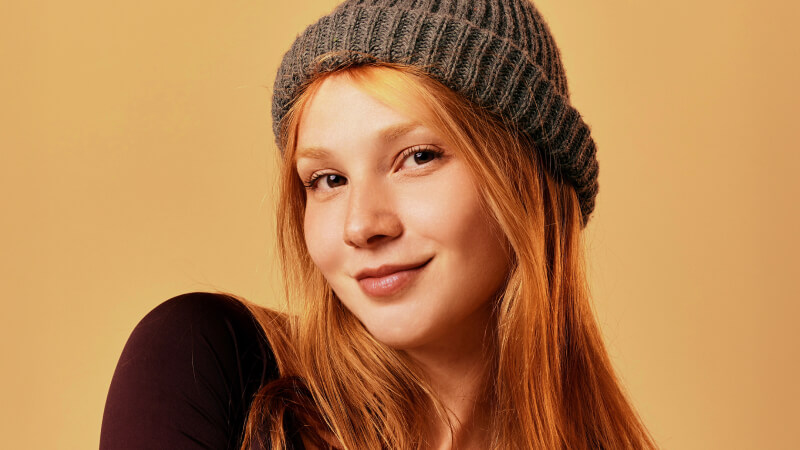
#> input picture assets/input.png, 800 x 450 px
$ python 07_histogram.py
#> lines starting #> are read from the running program, lines starting #| are printed output that depends on the picture; after the words box and inside, x2 and y2 are one past the last pixel; in counts of white or black regions, pixels touching at a corner belong together
# Concept: Image Histograms and Brightness Adjustment
# A histogram counts how many pixels exist at each brightness level (0 to 255).
# A peak on the left means the image is dark; a peak on the right means bright.
# This demo shows the original image alongside its histogram.
# A trackbar lets you shift brightness and watch the histogram move in real time.

import cv2
import numpy as np
from constants import input_img

# Load the source image
img = cv2.imread(input_img)
#> img is the input picture: shape (450, 800, 3); mean B, G, R 80.2, 129.5, 181.4

# Fixed display height for the histogram panel
HIST_H = img.shape[0]   # Match the source image height
#> HIST_H = 450
HIST_W = 256            # One pixel column per brightness level (0-255)

def compute_histogram_image(gray):
    """
    Compute a grayscale histogram and return it as a BGR image of size (HIST_H x HIST_W).
    Each column x corresponds to brightness level x; the height of the column shows the count.
    """
    # cv2.calcHist returns a 256-element array of pixel counts for each brightness level
    hist = cv2.calcHist([gray], [0], None, [256], [0, 256])

    # Normalize so the tallest bar fills exactly HIST_H pixels
    cv2.normalize(hist, hist, 0, HIST_H, cv2.NORM_MINMAX)

    # Create a black canvas to draw the histogram bars on
    hist_img = np.zeros((HIST_H, HIST_W, 3), dtype=np.uint8)

    for x in range(256):
        bar_height = int(hist[x, 0])   # Height of this bar in pixels
        # Draw a white vertical line from the bottom up to bar_height
        cv2.line(hist_img,
                 (x, HIST_H),            # Bottom of bar
                 (x, HIST_H - bar_height),  # Top of bar
                 (200, 200, 200), 1)

    return hist_img

# Set up the display window with a trackbar
window_name = "Image | Histogram  (trackbar adjusts brightness)"
cv2.namedWindow(window_name)

# Trackbar value 100 = no change (neutral); range 0-200 maps to -100 to +100 brightness shift
cv2.createTrackbar("Brightness (+/-100)", window_name, 100, 200, lambda x: None)

while True:
    # Read the trackbar position and convert to a signed offset (-100 to +100)
    raw = cv2.getTrackbarPos("Brightness (+/-100)", window_name)
    offset = raw - 100   # 0-200 becomes -100 to +100

    # Add the offset to every pixel, clamping to valid range [0, 255]
    adjusted = cv2.add(img, offset)   # add() clips automatically

    # Convert the brightness-adjusted image to grayscale for the histogram
    gray_adjusted = cv2.cvtColor(adjusted, cv2.COLOR_BGR2GRAY)
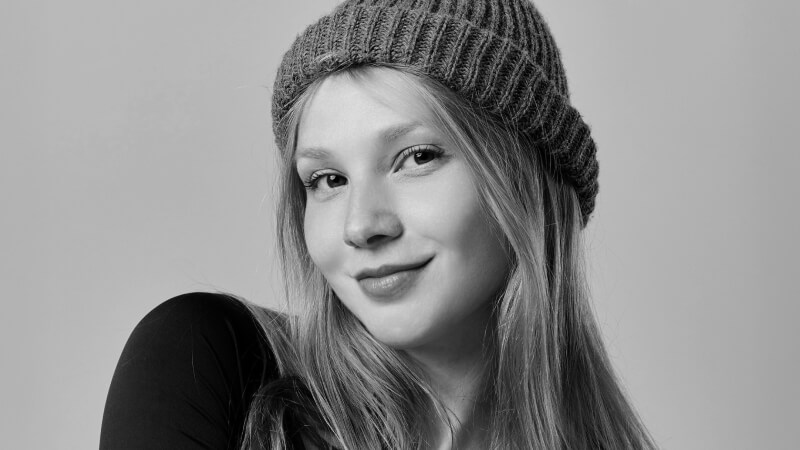
#> gray_adjusted: shape (450, 800); min 0, max 222, mean 139.4

    # Build the histogram image
    hist_img = compute_histogram_image(gray_adjusted)
#> in compute_histogram_image, `hist = cv2.calcHist([gray], [0], None, [256], [0, 256])`: hist = 256 values, max 22644 at index 184, min 0 at index 223, mean 1406.2
#> the loop in compute_histogram_image, `for x in range(256):` made 256 passes
#> bar_height on passes 1 to 3: 11, 20, 17
#> after the loop in compute_histogram_image, `for x in range(256):`:
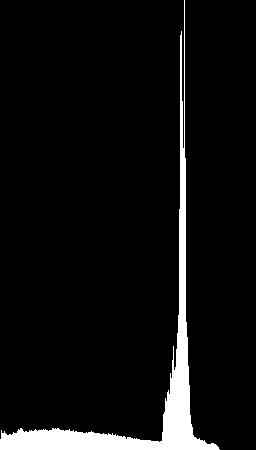
#> hist_img: shape (450, 256, 3); values 0 (black) and 200 (white), 6.1% white; 1 white region, box (x1, y1, x2, y2) and area: (0, 0, 220, 450) 7041

    # Resize image panel to match histogram height (keeps proportions)
    img_display = cv2.resize(adjusted, (int(img.shape[1] * HIST_H / img.shape[0]), HIST_H))

    # Label the histogram panel with the current offset value
    label = f"Offset: {offset:+d}"
    cv2.putText(hist_img, label, (4, 20), cv2.FONT_HERSHEY_SIMPLEX, 0.55, (0, 200, 255), 1)
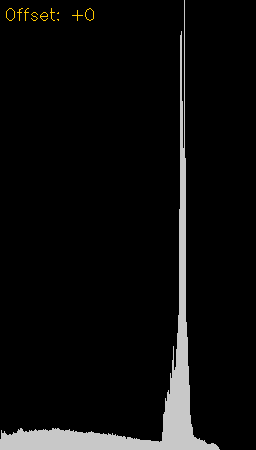
#> hist_img: shape (450, 256, 3); 0.16% of pixels changed, all inside (x1, y1, x2, y2) = (6, 8, 94, 21); drawn as B, G, R

    # Place image and histogram side by side
    combined = np.hstack([img_display, hist_img])
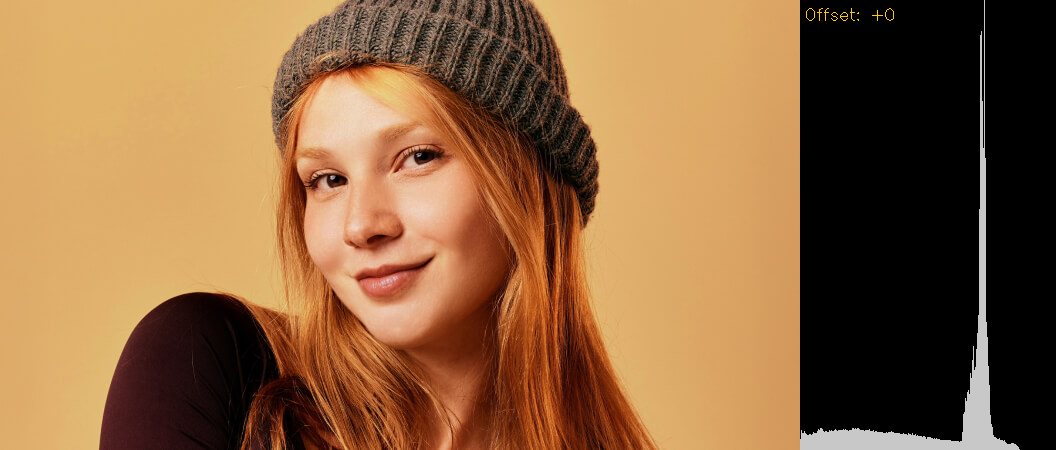
#> combined: shape (450, 1056, 3); mean B, G, R 63.7, 101.1, 140.4
    cv2.imshow(window_name, combined)

    if cv2.waitKey(30) & 0xFF != 255:   # Any key press exits
#> (key Esc is pressed here)
        break

cv2.destroyAllWindows()
